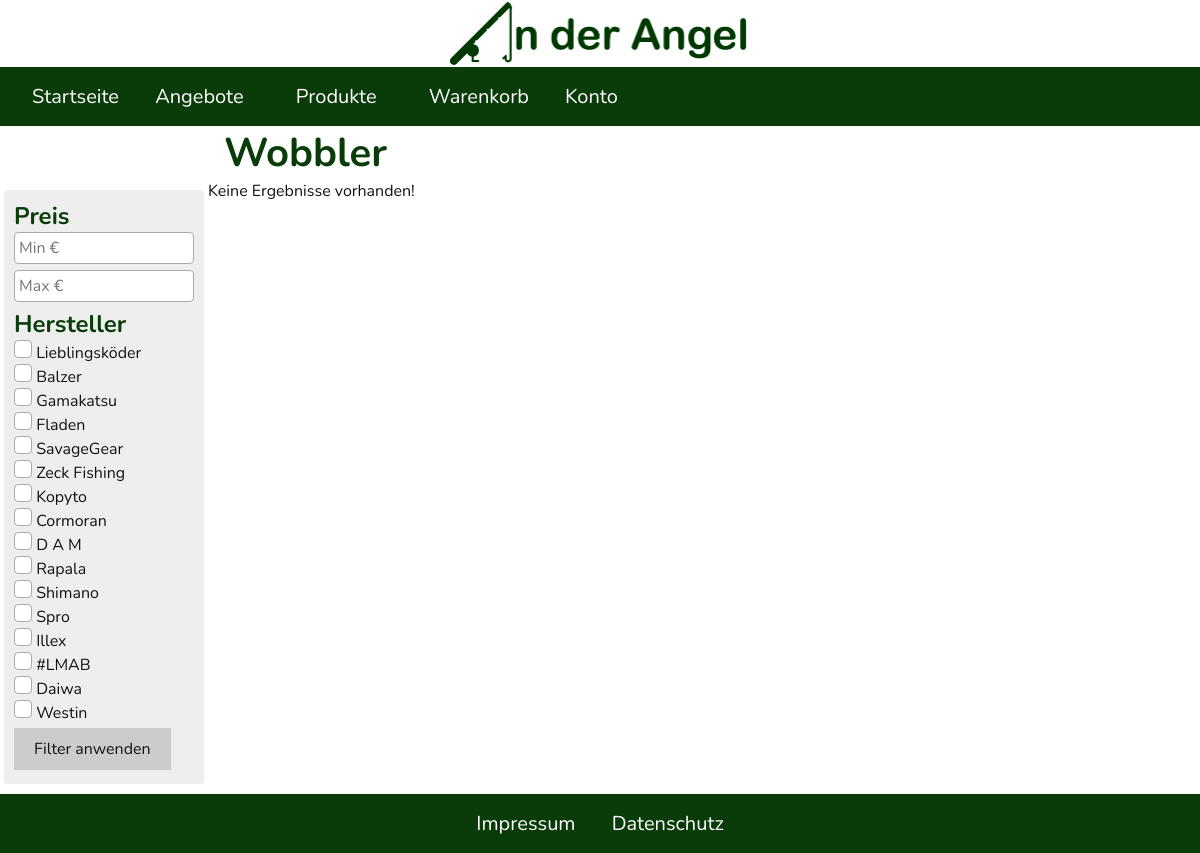
The app's page /index.php?c=products&a=showCategoryProducts&id=2 with its own data.
### tables this page shows
CREATE TABLE IF NOT EXISTS `category` (
  `id` INT NOT NULL AUTO_INCREMENT,
  `createdAt` TIMESTAMP NOT NULL DEFAULT CURRENT_TIMESTAMP,
  `updatedAt` TIMESTAMP NULL DEFAULT NULL ON UPDATE CURRENT_TIMESTAMP,
  `name` VARCHAR(50) NOT NULL,
  PRIMARY KEY (`id`));

CREATE TABLE IF NOT EXISTS `manufacturer` (
  `id` INT NOT NULL AUTO_INCREMENT,
  `createdAt` TIMESTAMP NOT NULL DEFAULT CURRENT_TIMESTAMP,
  `updatedAt` TIMESTAMP NULL DEFAULT NULL ON UPDATE CURRENT_TIMESTAMP,
  `name` VARCHAR(50) NOT NULL,
  PRIMARY KEY (`id`));

### core/controller.class.php (called while the page is built, shortened)
<?php
class Controller
{
	protected $controller  = null;
	protected $action 	   = null;
	protected $params = [];
	public function __construct($controller, $action)
	{
		$this->controller = $controller;
		$this->action = $action;
	}
	public function render()
	{
		$viewPath = VIEWSPATH.$this->controller.DIRECTORY_SEPARATOR.$this->action.'.php';
		extract($this->params);
		include $viewPath;
	}
	protected function setParam($key, $value = null)
	{
		$this->params[$key] = $value;
	}
}

### core/model.class.php (called while the page is built, shortened)
<?php
abstract class Model
{
    protected $schema = [
    ];
    private $values = [
    ];
    public static function tablename()
    {
        $class = get_called_class();
        if(defined($class.'::TABLENAME'))
        {
            return $class::TABLENAME;
        }
        return null;
    }
    public static function find($whereStr = '1')
    {
        $db = $GLOBALS['db'];
        $sqlStr = 'SELECT * FROM `'.self::tablename().'` WHERE '.$whereStr.';';
        $results = [];
        try
        {
            $results = $db->query($sqlStr)->fetchAll();
            $count = count($results);
            for ($i=0; $i < $count; ++$i)
            {
                $results[$i] = new $class($results[$i]);
            }
        }
        catch(\PDOException $error)
        {
            print_r($error);
        }
        return $results;
    }
    public function __set($key, $value)
    {
        if(isset($this->schema[$key]))
        {
            $this->values[$key] = $value;
        }
        else
        {
            $className = get_called_class();
            throw new \Exception(`${key} does not exists in this class ${className}`);
        }
    }
     public function __get($key)
    {
        if(isset($this->schema[$key]))
        {
            return $this->values[$key];
        }
        else
        {
            $className = get_called_class();
            throw new \Exception(`${key} does not exists in this class ${className}`);
        }
    }
}

### views/products/showCategoryProducts.php (the view, shortened to what this page needs)
<div class="category-wrapper">
    <h1><?=$category->name?></h1>
    <div class="filter">
        <form action="index.php?c=products&a=showCategoryProducts&id=<?=$category->id;?>" method="post">
            <h4>Preis</h4>
                <input type="text" id="priceMin" name="priceMin" placeholder="Min €" value=''/>
                <input type="text" id="priceMax" name="priceMax" placeholder="Max €" value=''/>
            <h4>Hersteller</h4>
            <?php $manufacturers = \dwp\model\Manufacturer::find(); ?>
            <?php foreach($manufacturers as $manufacturer) : ?>
                <li>
                <input type="checkbox" id="<?=$manufacturer->id;?>" name="manufacturer[]" value="<?=$manufacturer->id;?>" class="check"/>
                <label for="<?=$manufacturer->id;?>"><?=$manufacturer->name;?></label>
                </li>
            <?php endforeach; ?>
            <div class="input-submit">
                <input name="submit" type="submit" value="Filter anwenden"/>
            </div>
        </form>
    </div>
    <div class="products">
        <?php if(empty($products)) : ?>
            <p>Keine Ergebnisse vorhanden!</p>
        <?php endif ; ?>
    </div>
</div>

### assets/styles/basis.css (style rules this page uses)
* { font-family: Nunito, sans-serif; color: #111111; font-size: 1rem; margin: 0; padding: 0; border: 0; box-sizing: border-box; }
h1 { font-size: 2.5rem; color: #0A3C0A; }
h4 { font-size: 1.5rem; color: #0A3C0A; }
.check { appearance: none; padding: 8px; background-color: white; border: 1px solid #aaaaaa; border-radius: 4px; }
input[type="text"], input[type="date"], input[type="email"], input[type="password"] { width: 100%; padding: 4px; margin-bottom: 6px; border: 1px solid #aaaaaa; border-radius: 4px; }
input[type="submit"] { background-color: #cccccc; padding: 10px 20px; margin: 4px 0; float: left; cursor: pointer; }

### assets/styles/products.css (style rules this page uses)
.products-wrapper, .category-wrapper, .sales-wrapper { overflow: auto; }
.products-wrapper h1, .category-wrapper h1, .sales-wrapper h1 { padding-left: 10px; margin-left: 214px; }
.products, .sales { overflow: auto; }

### assets/styles/desktop/desktop-filter.css (style rules this page uses)
.category-wrapper { overflow: auto; }
.filter { list-style-type: none; background: #eeeeee; width: 200px; max-width: 30%; padding: 10px; margin: 10px 4px; border-radius: 4px; float: left; }

### assets/styles/mobile/mobile-filter.css (style rules this page uses)
.products-wrapper h1, .category-wrapper h1, .sales-wrapper h1 { margin: 0 auto; text-align: center; padding: 4px; }
.category-wrapper { overflow: auto; }
.filter li { display: block; padding: 2px 8px; }
.filter { height: auto; max-height: 0; overflow: hidden; transition: all 0.5s; }

### records on screen
category: name "Wobbler"
manufacturer: name "Lieblingsköder"
manufacturer: name "Balzer"
manufacturer: name "Gamakatsu"
manufacturer: name "Fladen"
manufacturer: name "SavageGear"
manufacturer: name "Zeck Fishing"
manufacturer: name "Kopyto"
manufacturer: name "Cormoran"
manufacturer: name "D A M"
manufacturer: name "Rapala"
manufacturer: name "Shimano"
manufacturer: name "Spro"
manufacturer: name "Illex"
manufacturer: name "#LMAB"
manufacturer: name "Daiwa"
manufacturer: name "Westin"
